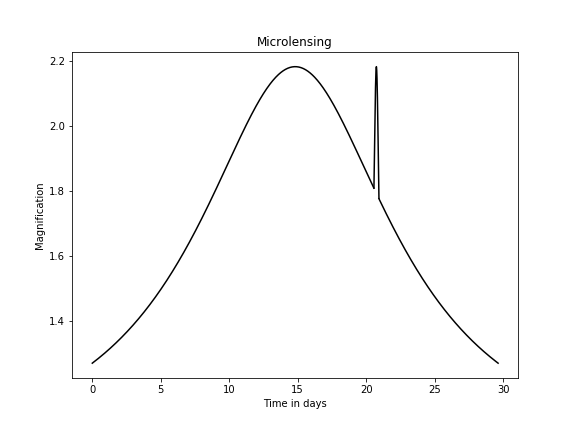

The Python source for this figure:
# -*- coding: utf-8 -*-
"""
Created on Mon Jul  6 20:36:09 2020

@author: Administrator
"""


#importing the required modules
import numpy as np
import matplotlib.pyplot as plt

#initialising the parameters and constants(values in SI)
G = 6.674e-11
M_star = 1.989e30
m_p = 1.898e27
c = 3e8
#This is for lensing of a star within a galaxy by a solar-mass-sized star
D = 1e20
#relative velocity of source star and lensing sysem is assumed
v = 6e5
#impact parameter is assumed
u0 = 0.5

rE_star = np.sqrt(4*G*M_star*D/c**2)  #Einstein radius
tE_star = rE_star/v
t0_star = tE_star

tE_p = np.sqrt(m_p/M_star)*tE_star
#position of perturbation due to planet is assumed
t0_p = 1.4*t0_star

#lensing due to the star
t_s = np.linspace(0, 2*tE_star, 500)
tau_s  = (t_s - t0_star)/tE_star
u_s = np.sqrt(u0**2 + tau_s**2)
A_s = (u_s**2 + 2)/(u_s*np.sqrt(u_s**2 + 4))

#perturbation due to the planet
t_p = np.linspace(t0_p - tE_p, t0_p + tE_p, 1000)
tau_p  = (t_p - t0_p)/tE_p
u_p = np.sqrt(u0**2 + tau_p**2)
A_p = (u_p**2 + 2)/(u_p*np.sqrt(u_p**2 + 4))

#For plotting, only the part of the perturbation that is greater than the magnification
#due to the star, is taken.
#magnification due to the star during the perturbation time
tau_sp  = (t_p - t0_star)/tE_star
u_sp = np.sqrt(u0**2 + tau_sp**2)
A_sp = (u_sp**2 + 2)/(u_sp*np.sqrt(u_sp**2 + 4))

#magnification due to the star excluding the perturbation time
t_pert = t_p[np.where(A_p >= A_sp)]
A_pert = A_p[np.where(A_p >= A_sp)]

t_s1 = np.linspace(0, t_pert[0], 500)
tau_s1  = (t_s1 - t0_star)/tE_star
u_s1 = np.sqrt(u0**2 + tau_s1**2)
A_s1 = (u_s1**2 + 2)/(u_s1*np.sqrt(u_s1**2 + 4))

t_s2 = np.linspace(t_pert[-1], 2*tE_star, 500)
tau_s2  = (t_s2 - t0_star)/tE_star
u_s2 = np.sqrt(u0**2 + tau_s2**2)
A_s2 = (u_s2**2 + 2)/(u_s2*np.sqrt(u_s2**2 + 4))

#plotting
fig = plt.figure(figsize = (8, 6))
plt.plot(t_s1/(60*60*24), A_s1, 'k')
plt.plot(t_pert/(60*60*24), A_pert, 'k')
plt.plot(t_s2/(60*60*24), A_s2, 'k')
plt.xlabel('Time in days')
plt.ylabel('Magnification')
plt.title('Microlensing')
plt.savefig('Gravitational_lensing.png')
plt.show()

